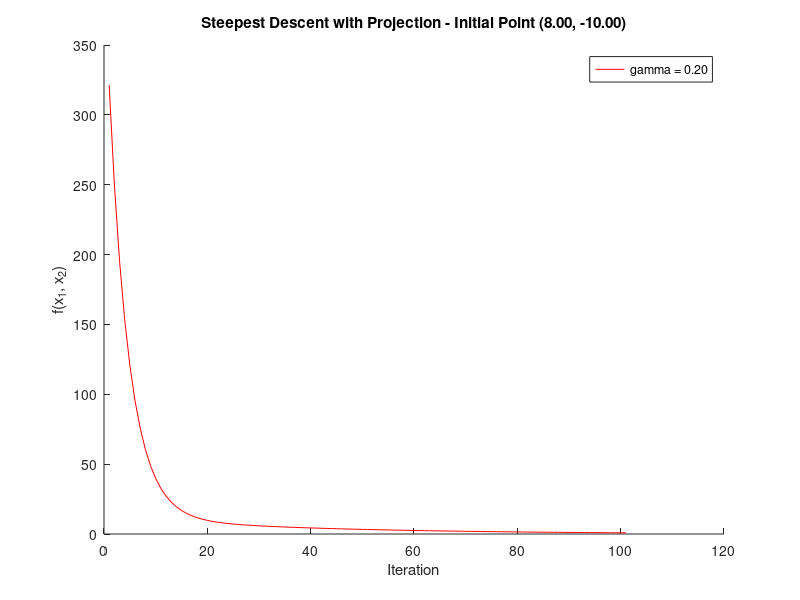

Here is the MATLAB script that generated this plot:
clc; clear;

% Define the function and its gradient
f = @(x1, x2) (1/3) * x1.^2 + 3 * x2.^2;  % Example quadratic function
grad_f = @(x1, x2) [(2/3) * x1; 6 * x2]; % Gradient of f

% Parameters
max_iters = 100; % Maximum number of iterations
bounds = [-10, 5; -8, 12]; % Bounds for x1 and x2
tolerance = 0.01; % Convergence tolerance
gamma_k = [0.5, 0.1, 0.2]; % Step size
s_k = [5, 15, 0.1]; % Projection step size

% Initial point
x1k = [-5, -5, 8];
x2k = [5, 10, -10]; 

% Steepest descend variation 
variation = 3;

% Reset initial point for each method
x1 = x1k(variation);
x2 = x2k(variation);

% Prepare a figure
figure;
hold on;
title(sprintf('Steepest Descent with Projection - Initial Point (%.2f, %.2f)', x1, x2));
xlabel('Iteration');
ylabel('f(x_1, x_2)');

% Initialize iteration counter
iter = 0;

% Store function values
func_values = [];

% Steepest Descent Algorithm with Projection
while true
    % Compute the gradient
    grad = grad_f(x1, x2);
    grad_norm = norm(grad);
    
    % Track function value
    func_values = [func_values, f(x1, x2)];

    % Check convergence
    if grad_norm < tolerance || iter >= max_iters
        break;
    end

    % Project x_k back into the feasible region
    x1_proj = x1 - s_k(variation) * grad(1);
    x2_proj = x2 - s_k(variation) * grad(2);

    % Check if the projection is within the bounds
    if x1_proj < bounds(1,1)
        x1_proj = bounds(1,1);
    elseif x1_proj > bounds(1,2)
        x1_proj = bounds(1,2);
    end
    % Check if the projection is within the bounds
    if x2_proj < bounds(2,1)
        x2_proj = bounds(2,1);
    elseif x2_proj > bounds(2,2)
        x2_proj = bounds(2,2);
    end

    % Update variables
    x1 = x1 + gamma_k(variation) * (x1_proj - x1);
    x2 = x2 + gamma_k(variation) * (x2_proj - x2);

    iter = iter + 1;

end

% Plot the convergence
plot(func_values, 'r', 'DisplayName', sprintf('gamma = %.2f', gamma_k(variation)));

% Final results for this method
fprintf('Minimum at (%.4f, %.4f) with f(x1, x2) = %.6f after %d iterations.\n', x1, x2, f(x1, x2), iter);

% Add legend and finalize plot
legend;
hold off;
fprintf('\n');